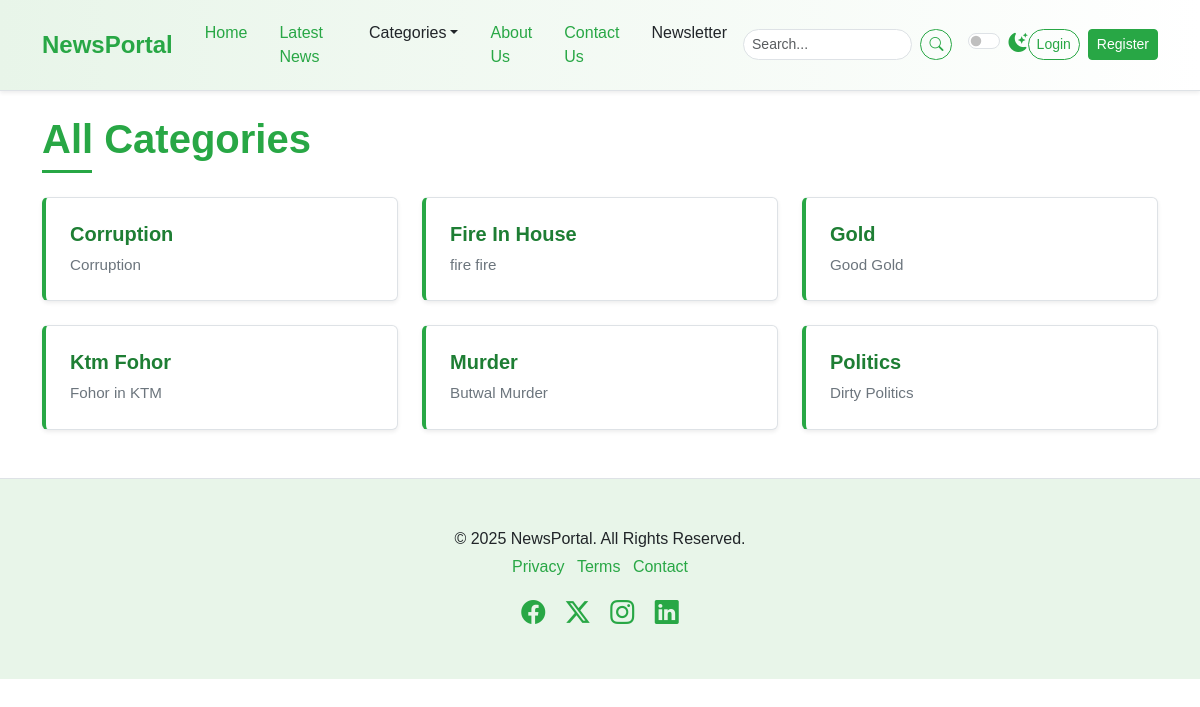
Page /categories/ on the committed database.
### newspaper/models.py (models this page shows, shortened)
class TimeStampModel(models.Model):
    created_at=models.DateTimeField(auto_now_add=True)
    updated_at=models.DateTimeField(auto_now_add=True)
    class Meta:
        abstract=True # Don't create table in DB

class Category(TimeStampModel):
    name=models.CharField(max_length=100)
    icon=models.CharField(max_length=100,null=True, blank=True)
    description=models.TextField(null=True, blank=True)
    class Meta:
        ordering=['name'] #Category.objects.all
        verbose_name="categories"
        verbose_name_plural="Categories"

### newspaper/views.py (the view)
# urls.py: path("categories/", views.CategoryListView.as_view(), name="categories"),
class CategoryListView(ListView):
    model=Category
    template_name="newsportal/categories.html"
    context_object_name="categories"

### newspaper/nav.py (called while the page is built)
def navigation(request):
    categories = Category.objects.all()[:4]
    return {"categories":categories}

### templates/newsportal/categories.html
{% extends "newsportal/base.html" %}
{% block content%}
<div class="container mt-4 mb-5">
    <h1 class="mb-4 section-title"><span>All Categories</span></h1>
    <div class="row row-cols-1 row-cols-md-2 row-cols-lg-3 g-4">
        {% for category in categories %}
        <div class=" col">
            <div class="card h-100 shadow-sm list-item-card">
                <div class="card-body">
                    <h5 class="card-title"><a href="{% url 'post-by-category' category.id %}"><i class="{{ category.icon }}"></i>{{ category.name| title }}</a></h5>
                    <p class="card-text">{{ category.description }}</p>
                </div>
            </div>
        </div>
{% endfor%}
</div>
</div>
{% endblock content%}

### static/css/style.css (style rules this page uses)
:root { --primary-green: #28a745; --light-green: #e8f5e9; --dark-green: #1e7e34; --accent-green: #5cb85c; --text-color-light: #212529; --text-color-dark: #f8f9fa; --bg-light: #ffffff; --bg-dark: #212529; --card-bg-light: #ffffff; --card-bg-dark: #343a40; --border-color-light: #dee2e6; --border-color-dark: #495057; --shadow-sm: 0 0.125rem 0.25rem rgba(0, 0, 0, 0.075); --shadow: 0 0.5rem 1rem rgba(0, 0, 0, 0.15); --transition-speed: 0.3s ease; }
body { font-family: "Poppins", sans-serif; background-color: var(--bg-light); color: var(--text-color-light); transition: background-color var(--transition-speed), color var(--transition-speed); }
.section-title { position: relative; padding-bottom: 10px; margin-bottom: 20px; font-weight: 600; color: var(--primary-green); }
.section-title span { position: relative; z-index: 1; background-color: var(--bg-light); padding-right: 10px; }
.section-title::after { content: ""; position: absolute; left: 0; bottom: 0; width: 50px; height: 3px; background-color: var(--primary-green); }
.card { border: 1px solid var(--border-color-light); transition: box-shadow var(--transition-speed), transform var(--transition-speed); background-color: var(--card-bg-light); color: var(--text-color-light); }
.card-title { color: var(--dark-green); font-weight: 600; }
.list-item-card { transition: transform 0.2s ease-in-out, box-shadow 0.2s ease-in-out; border-left: 4px solid var(--primary-green); }
.list-item-card .card-body { padding: 1.5rem; }
.list-item-card .card-title a { text-decoration: none; color: var(--dark-green); font-weight: 600; }
.list-item-card .card-text { font-size: 0.95rem; color: #6c757d; }

### rows in the picture
Category: name "Corruption", description "Corruption"
Category: name "Fire In House", description "fire fire"
Category: name "Gold", description "Good Gold"
Category: name "Ktm Fohor", description "Fohor in KTM"
Category: name "Murder", description "Butwal Murder"
Category: name "Politics", description "Dirty Politics"
